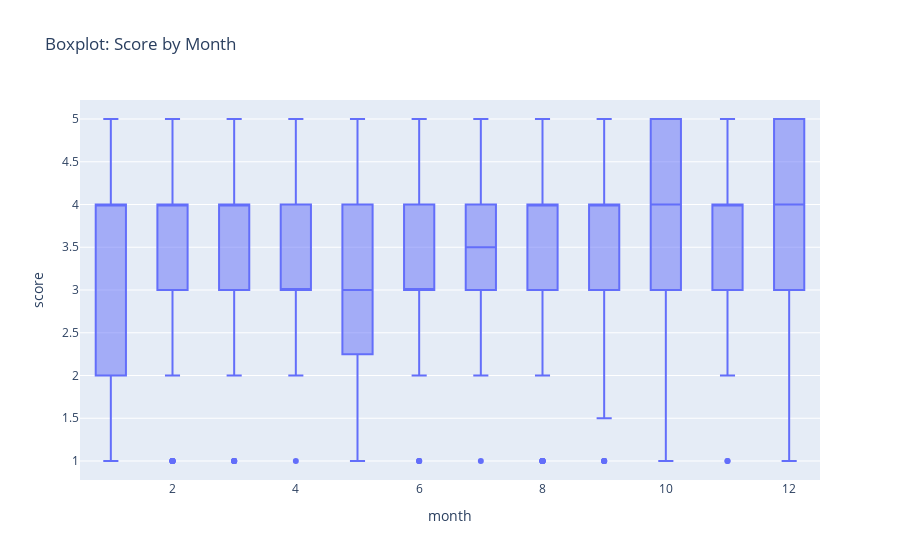
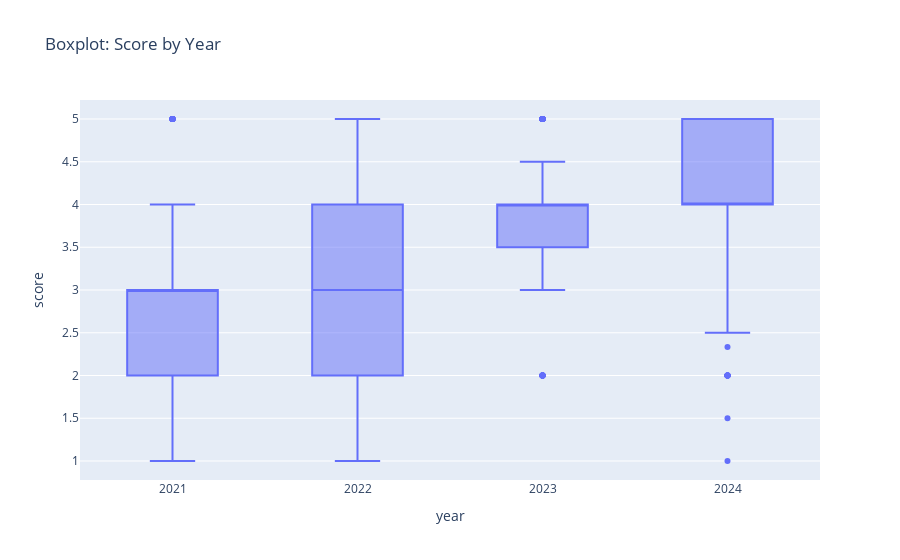

Notebook source saved alongside these figures, in order:
### Code cell
# box plot by month
fig = px.box(data, x='month', y='score', title='Boxplot: Score by Month')
fig.show()

# box plot by year
fig = px.box(data, x='year', y='score', title='Boxplot: Score by Year')
fig.show()

### Figure 1 — Plotly figure (JSON) as saved in the notebook; plotly's stock layout.template omitted (floating-point values rounded to 4 significant figures; data arrays with more than 128 entries replaced by an {"elided": "..."} marker saying what was removed)
{"data": [{"alignmentgroup": "True", "hovertemplate": "month=%{x}<br>score=%{y}<extra></extra>", "legendgroup": "", "marker": {"color": "#636efa"}, "name": "", "notched": false, "offsetgroup": "", "orientation": "v", "showlegend": false, "type": "box", "x": {"elided": "1374 int values"}, "x0": " ", "xaxis": "x", "y": {"elided": "1374 float values"}, "y0": " ", "yaxis": "y"}], "layout": {"boxmode": "group", "legend": {"tracegroupgap": 0}, "title": {"text": "Boxplot: Score by Month"}, "xaxis": {"anchor": "y", "domain": [0, 1], "title": {"text": "month"}}, "yaxis": {"anchor": "x", "domain": [0, 1], "title": {"text": "score"}}}}

### Figure 2 — Plotly figure (JSON) as saved in the notebook; plotly's stock layout.template omitted (floating-point values rounded to 4 significant figures; data arrays with more than 128 entries replaced by an {"elided": "..."} marker saying what was removed)
{"data": [{"alignmentgroup": "True", "hovertemplate": "year=%{x}<br>score=%{y}<extra></extra>", "legendgroup": "", "marker": {"color": "#636efa"}, "name": "", "notched": false, "offsetgroup": "", "orientation": "v", "showlegend": false, "type": "box", "x": {"elided": "1374 int values"}, "x0": " ", "xaxis": "x", "y": {"elided": "1374 float values"}, "y0": " ", "yaxis": "y"}], "layout": {"boxmode": "group", "legend": {"tracegroupgap": 0}, "title": {"text": "Boxplot: Score by Year"}, "xaxis": {"anchor": "y", "domain": [0, 1], "title": {"text": "year"}}, "yaxis": {"anchor": "x", "domain": [0, 1], "title": {"text": "score"}}}}
